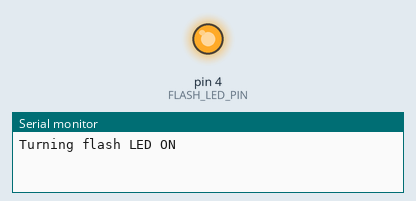
This sketch was run on a simulated Arduino Uno, built with avr-gcc and run on an emulated ATmega328P. Shown: output pins drawn as LEDs (lit = HIGH), the last lines printed to the serial monitor.

Above: at 2.0 s.
At 4.0 s:
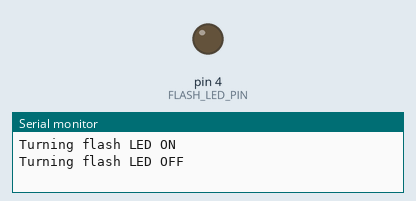
Timing chart, 0 to 6.2 s (numbered marks = the images above):
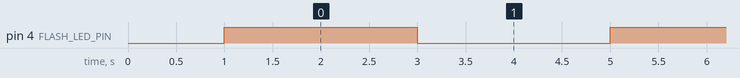

Measured:
- by itself, pin 4 (FLASH_LED_PIN): alternates HIGH for 2.0 s and LOW for 2.0 s

The sketch:

flash.ino
```cpp
#include "Arduino.h"

// Pin for the camera flash (LED)
#define FLASH_LED_PIN 4

void setup() {
  // Initialize serial communication
  Serial.begin(115200);

  // Initialize the flash LED pin as an output
  pinMode(FLASH_LED_PIN, OUTPUT);

  // Turn off the flash LED initially
  digitalWrite(FLASH_LED_PIN, LOW);

  // Delay to see initial state
  delay(1000);
}

void loop() {
  // Turn the flash LED on
  Serial.println("Turning flash LED ON");
  digitalWrite(FLASH_LED_PIN, HIGH);
  delay(2000); // Keep it on for 2 seconds

  // Turn the flash LED off
  Serial.println("Turning flash LED OFF");
  digitalWrite(FLASH_LED_PIN, LOW);
  delay(2000); // Keep it off for 2 seconds
}
```
